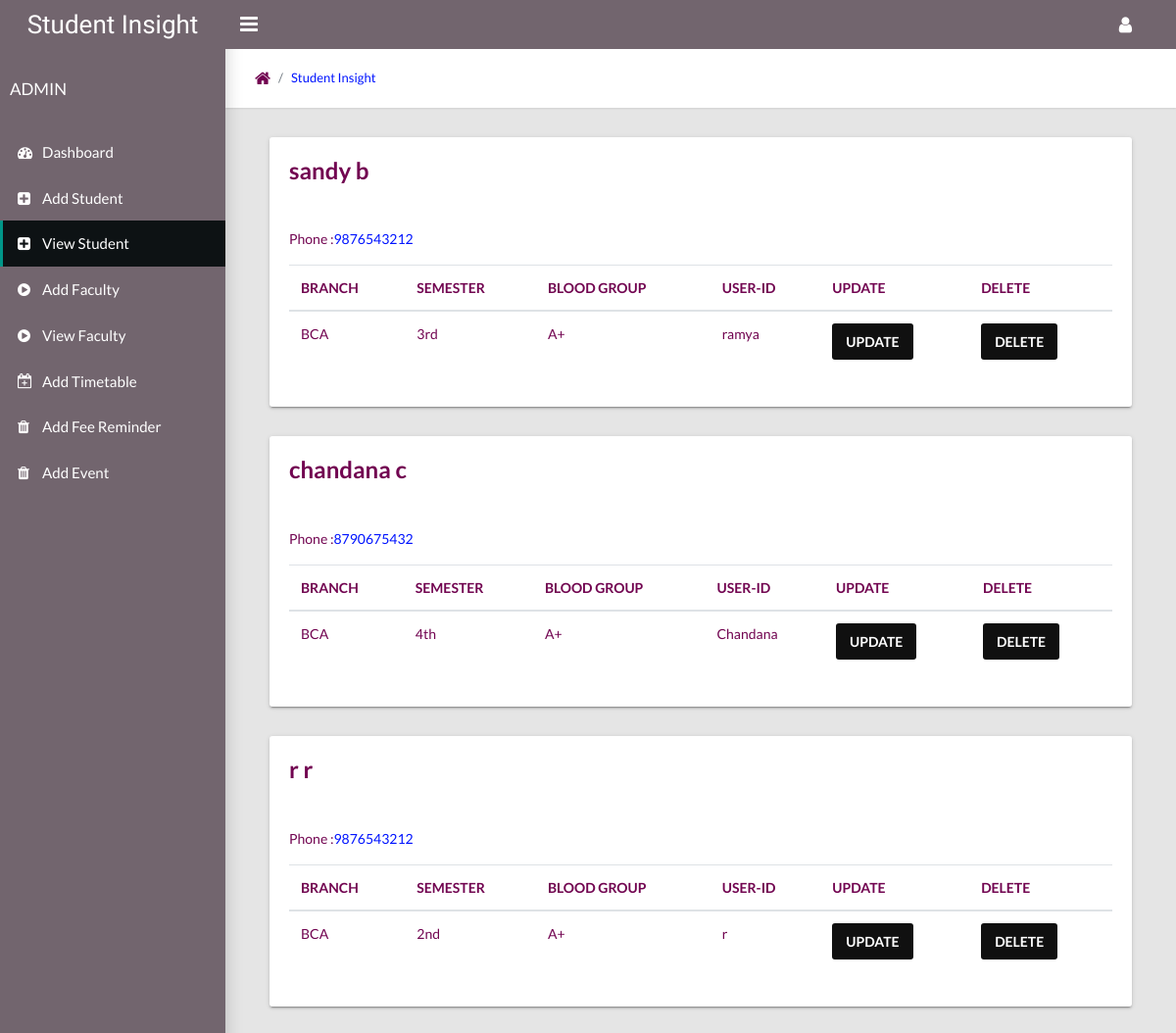
The app's page /ViewStudent.php with its own data.
### tables this page shows
CREATE TABLE `userprofile` (
  `id` int(10) NOT NULL,
  `firstname` varchar(50) NOT NULL,
  `seccondname` varchar(50) NOT NULL,
  `phonenumber` varchar(20) NOT NULL,
  `studentid` varchar(20) NOT NULL,
  `branch` varchar(20) NOT NULL,
  `semester` varchar(20) NOT NULL,
  `address` varchar(100) NOT NULL,
  `gender` varchar(20) NOT NULL,
  `bloodgroup` varchar(20) NOT NULL,
  `password` varchar(50) NOT NULL
);

### ViewStudent.php (the view, shortened to what this page needs)
<!DOCTYPE html>
<html lang="en">
  <head>
    <link rel="stylesheet" type="text/css" href="css/main.css">
    <link rel="stylesheet" type="text/css" href="https://maxcdn.bootstrapcdn.com/font-awesome/4.7.0/css/font-awesome.min.css">
  </head>
  <body class="app sidebar-mini">
    <header class="app-header"><a class="app-header__logo" href="">Student Insight</a>
      <a class="app-sidebar__toggle" href="#" data-toggle="sidebar"></a>
      <ul class="app-nav">
        <li class="dropdown"><a class="app-nav__item" href="#" data-toggle="dropdown"><i class="fa fa-user fa-lg"></i></a>
        </li>
      </ul>
    </header>
    <aside class="app-sidebar">
      <div class="app-sidebar__user">
       <div>
         <p class="app-sidebar__user-name">ADMIN</p>
       </div>
     </div>
     <ul class="app-menu">
     <li><a class="app-menu__item " href="admindashboard.php"><i class="app-menu__icon fa fa-dashboard"></i><span class="app-menu__label">Dashboard</span></a></li>
     <li><a class="app-menu__item " href="AddStudent.php"><i class="app-menu__icon fa fa-plus-square"></i><span class="app-menu__label">Add Student</span></a></li>
     <li><a class="app-menu__item active" href="ViewStudent.php"><i class="app-menu__icon fa fa-plus-square"></i><span class="app-menu__label">View Student</span></a></li>
     <li><a class="app-menu__item " href="AddFaculty.php"><i class="app-menu__icon fa fa-play-circle"></i><span class="app-menu__label">Add Faculty</span></a></li>
     <li><a class="app-menu__item " href="ViewFaculty.php"><i class="app-menu__icon fa fa-play-circle"></i><span class="app-menu__label">View Faculty</span></a></li>
        <li><a class="app-menu__item" href="AddaTimetable.php"><i class="app-menu__icon fa fa-calendar-plus-o"></i><span class="app-menu__label">Add Timetable</span></a></li>
        <li><a class="app-menu__item" href="AddFeeReminder.php"><i class="app-menu__icon fa fa-trash"></i><span class="app-menu__label">Add Fee Reminder</span></a></li>
        <li><a class="app-menu__item" href="AddEvent.php"><i class="app-menu__icon fa fa-trash"></i><span class="app-menu__label">Add Event</span></a></li>
</ul>
   </aside>
    <main class="app-content">
    <div class="app-title">
        <ul class="app-breadcrumb breadcrumb">
          <li class="breadcrumb-item"><i class="fa fa-home fa-lg"></i></li>
          <li class="breadcrumb-item"><a href="">Student Insight</a></li>
        </ul>
      </div>
		   <?php
$query="SELECT * FROM  userprofile";
$mysql_hostname = "localhost";
$mysql_user     = "root";
$mysql_password = "";
$mysql_database = "student_insight";
$con = mysqli_connect($mysql_hostname, $mysql_user, $mysql_password,$mysql_database);
$result = mysqli_query($con,$query);
while($data = mysqli_fetch_array($result))
{
?>
        <div class="col-md-12">
          <div class="tile">
            <div class="table-responsive">
              <table class="table">
                <thead>
                  <tr>
					<th> BRANCH</th>
					<th>SEMESTER</th>
					<th>BLOOD GROUP</th>
					<th>USER-ID</th>
          <th>UPDATE</th>
                    <th>DELETE</th>
                  </tr>
                </thead>
                <tbody>
				 <h3 class="tile-title"><?php echo $data['firstname']; ?> <?php echo $data['seccondname']; ?></h3>
				 <label class="col-form-label col-form-label-lg" for="inputLarge"> </label><p>Phone :<a href="https://www.truecaller.com/search/in/<?php echo $data['phonenumber']; ?>" target="_blank"><?php echo $data['phonenumber']; ?></a>
                  <tr>
					<td><?php echo $data['branch']; ?></td>
                   <td><?php echo $data['semester']; ?></td>
                   <td><?php echo $data['bloodgroup']; ?></td>
					<td>
          <?php echo $data['studentid']; ?>
					<input  type="hidden" name="p1" value="<?php echo $data['studentid']; ?>"  /></td>
					<td>
          <button class="btn btn-primary update-btn" type="button">UPDATE</button>
					</td>
					<td>
					<button class="btn btn-primary" type = "submit"  >DELETE</button>
					</form></td>
                  </tr>
                </tbody>
              </table>
            </div>
          </div>
        </div>
      <?php } ?>
    </main>
  </body>
</html>

### records on screen
userprofile: firstname "sandy", seccondname "b", phonenumber "9876543212", branch "BCA", semester "3rd", bloodgroup "A+", studentid "ramya"
userprofile: firstname "chandana", seccondname "c", phonenumber "8790675432", branch "BCA", semester "4th", bloodgroup "A+", studentid "Chandana"
userprofile: firstname "r", seccondname "r", phonenumber "9876543212", branch "BCA", semester "2nd", bloodgroup "A+", studentid "r"
